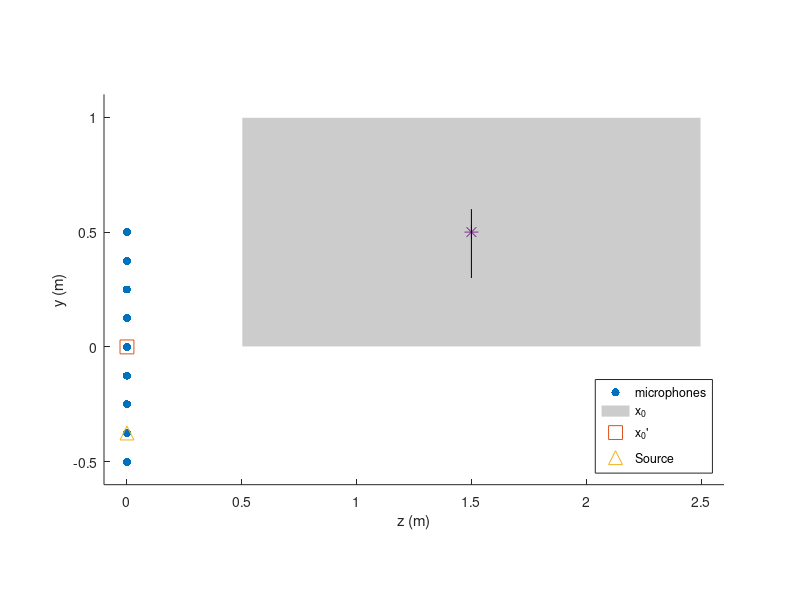

Write MATLAB code to recreate this figure. (Note: this script raises an error after producing the figure.)

%% Bias in 2D and 1D

% Figures 1 2 and 3

%% Array and grid

% number of microphones
N = 81;

% coordinates
[ya1, za1] = meshgrid(linspace(-0.5, 0.5, sqrt(N)), linspace(-0.5, 0.5, sqrt(N)));

Array = [0*ones(N, 1), ya1(:), za1(:)];

% source
XS = [1.5,0.5,0];

% SNR (noiseless measurements)
SNR = 10000;

k2D = 15;

% size of the 2D grid
N = 101;

yy = linspace(0, 1, N);
xx = linspace(0.5, 2.5, 2*N);

% reference point 1
X0 = [0,0,0];
% reference point 2
X02 = [0.,-0.375,0];

%% Fig 1. geometry
close all
figure

scatter(Array(:, 1), Array(:, 2), 'ok', 'filled')
hold on
rectangle('Position', [0.5 0 2 1], 'FaceColor',[0.8 .8 .8], 'EdgeColor', [1 1 1])
scatter(X0(1), X0(2), 100, 'sk')
scatter(X02(1), X02(2), 100, '^k')
scatter(XS(1), XS(2), 100, '*k')
line([1.5 1.5], [0.3, 0.6], 'Color', 'black')


axis equal
ylim([-0.6, 1.1])
xlim([-0.1, 2.6])
xlabel('z (m)')
ylabel('y (m)')
legend('microphones', 'x_0', "x_0'", 'Source', 'location', 'southeast')


%% Fig 2. Contour plot, two references
MCbf_contour(Array, X0, XS, k2D, xx, yy, N, 2*N, X02);

%% Fig 3/ Criteria on a line

k1D = 5;

yy2 =  linspace(0.3, 0.6, N);

MCbf_line(Array, X0, XS, k1D, yy2, N, X02);
